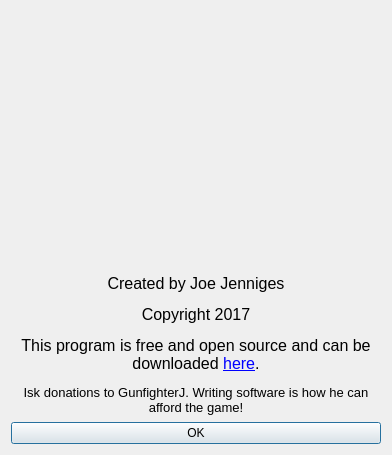
<?xml version="1.0" encoding="UTF-8"?>
<ui version="4.0">
 <class>AboutDialog</class>
 <widget class="QDialog" name="AboutDialog">
  <property name="geometry">
   <rect>
    <x>0</x>
    <y>0</y>
    <width>392</width>
    <height>455</height>
   </rect>
  </property>
  <property name="sizePolicy">
   <sizepolicy hsizetype="Fixed" vsizetype="Fixed">
    <horstretch>0</horstretch>
    <verstretch>0</verstretch>
   </sizepolicy>
  </property>
  <property name="maximumSize">
   <size>
    <width>16777215</width>
    <height>455</height>
   </size>
  </property>
  <property name="windowTitle">
   <string>About</string>
  </property>
  <property name="whatsThis">
   <string notr="true"/>
  </property>
  <layout class="QGridLayout" name="gridLayout">
   <item row="2" column="0">
    <widget class="QPushButton" name="pushButton">
     <property name="sizePolicy">
      <sizepolicy hsizetype="Expanding" vsizetype="Fixed">
       <horstretch>0</horstretch>
       <verstretch>0</verstretch>
      </sizepolicy>
     </property>
     <property name="text">
      <string>OK</string>
     </property>
    </widget>
   </item>
   <item row="0" column="0">
    <layout class="QHBoxLayout" name="horizontalLayout">
     <item>
      <spacer name="horizontalSpacer_2">
       <property name="orientation">
        <enum>Qt::Horizontal</enum>
       </property>
       <property name="sizeHint" stdset="0">
        <size>
         <width>40</width>
         <height>20</height>
        </size>
       </property>
      </spacer>
     </item>
     <item>
      <widget class="QLabel" name="iconLabel">
       <property name="minimumSize">
        <size>
         <width>256</width>
         <height>256</height>
        </size>
       </property>
       <property name="maximumSize">
        <size>
         <width>256</width>
         <height>256</height>
        </size>
       </property>
       <property name="text">
        <string/>
       </property>
       <property name="pixmap">
        <pixmap>img/logo.png</pixmap>
       </property>
       <property name="scaledContents">
        <bool>true</bool>
       </property>
       <property name="alignment">
        <set>Qt::AlignCenter</set>
       </property>
      </widget>
     </item>
     <item>
      <spacer name="horizontalSpacer">
       <property name="orientation">
        <enum>Qt::Horizontal</enum>
       </property>
       <property name="sizeHint" stdset="0">
        <size>
         <width>40</width>
         <height>20</height>
        </size>
       </property>
      </spacer>
     </item>
    </layout>
   </item>
   <item row="1" column="0">
    <widget class="QLabel" name="label">
     <property name="sizePolicy">
      <sizepolicy hsizetype="Preferred" vsizetype="Minimum">
       <horstretch>0</horstretch>
       <verstretch>0</verstretch>
      </sizepolicy>
     </property>
     <property name="text">
      <string>&lt;html&gt;&lt;head/&gt;&lt;body&gt;&lt;p&gt;&lt;span style=&quot; font-size:12pt;&quot;&gt;Created by Joe Jenniges&lt;/span&gt;&lt;/p&gt;&lt;p&gt;&lt;span style=&quot; font-size:12pt;&quot;&gt;Copyright 2017&lt;/span&gt;&lt;/p&gt;&lt;p&gt;&lt;span style=&quot; font-size:12pt;&quot;&gt;This program is free and open source and can be downloaded &lt;/span&gt;&lt;a href=&quot;https://github.com/gunfighterj/cargoscan&quot;&gt;&lt;span style=&quot; font-size:12pt; text-decoration: underline; color:#0000ff;&quot;&gt;here&lt;/span&gt;&lt;/a&gt;&lt;span style=&quot; font-size:12pt;&quot;&gt;.&lt;/span&gt;&lt;/p&gt;&lt;p&gt;&lt;span style=&quot; font-size:10pt;&quot;&gt;Isk donations to GunfighterJ. Writing software is how he can afford the game!&lt;/span&gt;&lt;/p&gt;&lt;/body&gt;&lt;/html&gt;</string>
     </property>
     <property name="textFormat">
      <enum>Qt::RichText</enum>
     </property>
     <property name="alignment">
      <set>Qt::AlignCenter</set>
     </property>
     <property name="wordWrap">
      <bool>true</bool>
     </property>
    </widget>
   </item>
  </layout>
 </widget>
 <resources/>
 <connections>
  <connection>
   <sender>pushButton</sender>
   <signal>clicked()</signal>
   <receiver>AboutDialog</receiver>
   <slot>close()</slot>
   <hints>
    <hint type="sourcelabel">
     <x>199</x>
     <y>279</y>
    </hint>
    <hint type="destinationlabel">
     <x>199</x>
     <y>149</y>
    </hint>
   </hints>
  </connection>
 </connections>
</ui>
